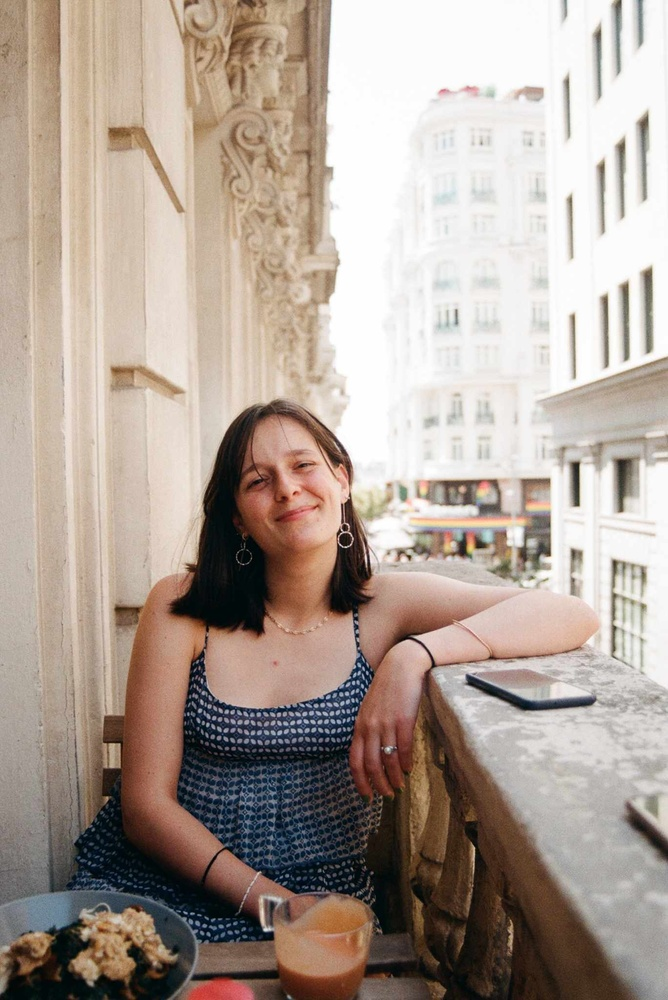
//> input picture images/jeanne.jpg, 668 x 1000 px, shrunk from 1368 x 2048 before the run
$ ./blackToWhite   (built with g++ and OpenCV 4)
//> lines starting //> are read from the running program, lines starting //| are printed output that depends on the picture
#include <iostream>
#include <fstream>
#include <nlohmann/json.hpp>
#include <opencv2/opencv.hpp>
#include <thread>
#include <chrono>
using json = nlohmann::json;
using namespace std;
using namespace cv;
using namespace chrono;

int main() {

    Mat bigImg = imread("/home/paviudes/dev/mosaicgiphycpp/images/jeanne.jpg");
//> bigImg is the input picture: 1000 rows x 668 cols, CV_8UC3; mean B, G, R 150.4, 160.3, 174.1
    cvtColor(bigImg, bigImg, COLOR_BGR2GRAY);
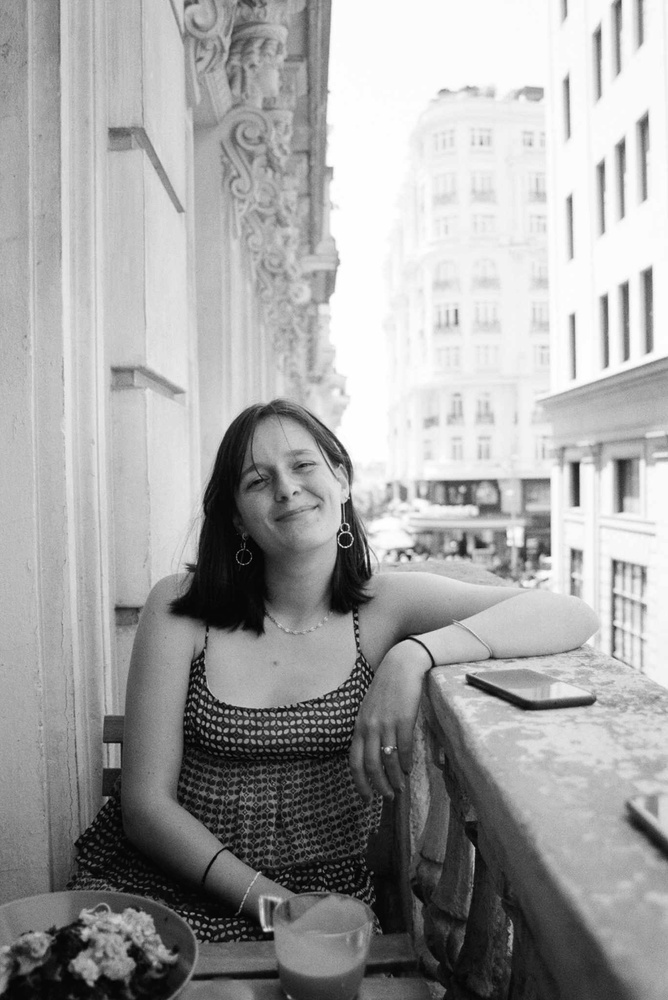
//> bigImg: 1000 rows x 668 cols, CV_8UC1; min 0, max 255, mean 163.3

    // replace all values in black
    uchar &value = bigImg.at<uchar>(0);
//> value = 151
    value = 0;
    cout << "value : " << (int)value << endl;


    for (int i = 0; i < bigImg.size().height; i++)
    {
        for (int j = 0; j < bigImg.size().width; j++)
        {
            // replace pixels
            uchar &value = bigImg.at<uchar>(i, j);
            value = 0;

        }

    }
//> bigImg: 1000 rows x 668 cols, CV_8UC1; every value is 0
//> after the loop, value = 0
    imwrite("./outputblackToWhite.jpg", bigImg);
    return 0;

}

$ run again, with images/moicassou.jpg copied over images/jeanne.jpg
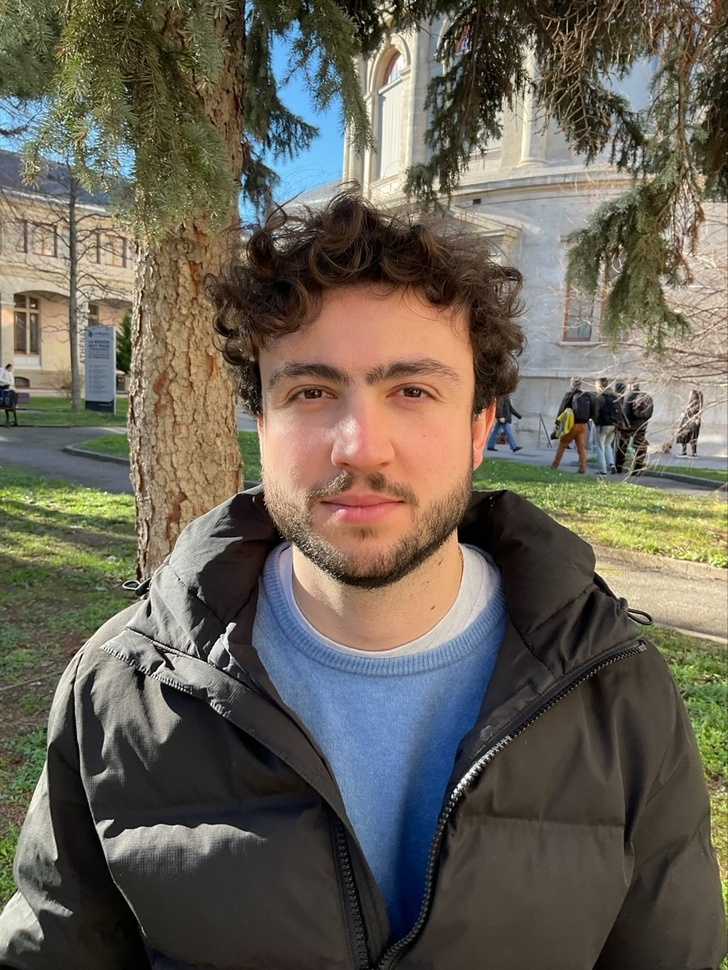
//> input picture images/moicassou.jpg, 728 x 970 px, shrunk from 1024 x 1365 before the run
//> bigImg is the input picture: 970 rows x 728 cols, CV_8UC3; mean B, G, R 87.4, 99.4, 105.6
//> `cvtColor(bigImg, bigImg, COLOR_BGR2GRAY);`:
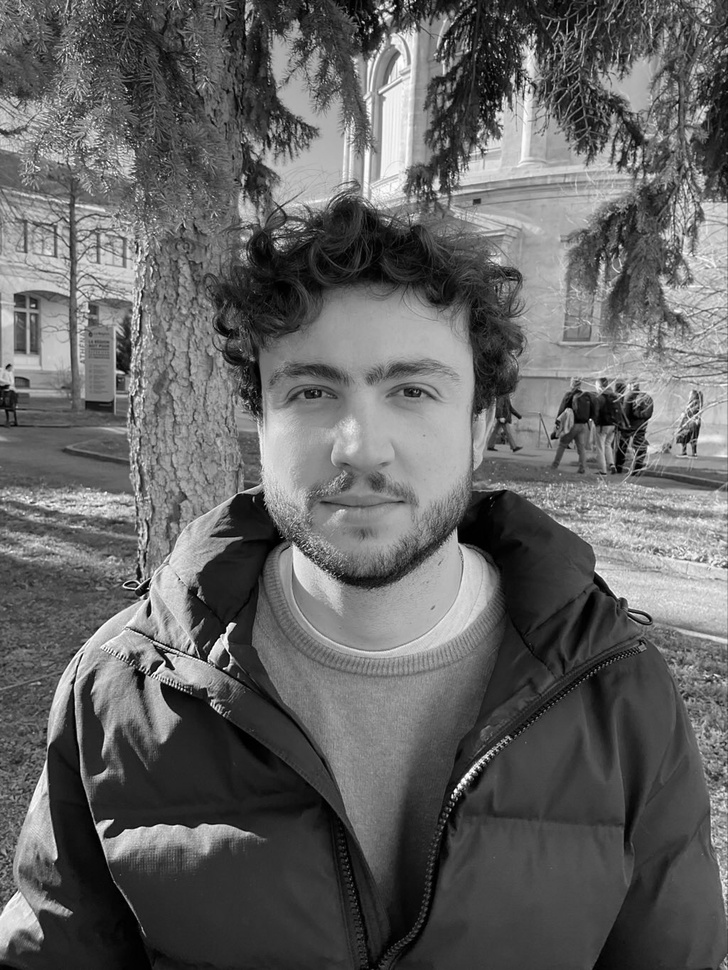
//> bigImg: 970 rows x 728 cols, CV_8UC1; min 0, max 255, mean 99.9
//> `uchar &value = bigImg.at<uchar>(0);`: value = 134
//> after the loop `for (int i = 0; i < bigImg.size().height; i++)`: value = 0

$ run again, with images/sophia.jpg copied over images/jeanne.jpg
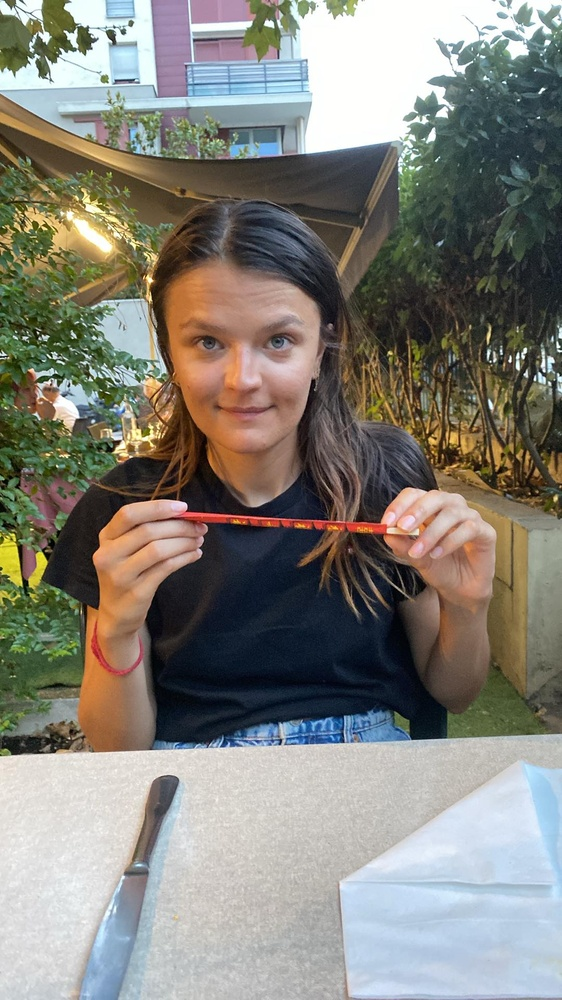
//> input picture images/sophia.jpg, 562 x 1000 px, shrunk from 1080 x 1920 before the run
//> bigImg is the input picture: 1000 rows x 562 cols, CV_8UC3; mean B, G, R 121.5, 129.6, 131.9
//> `cvtColor(bigImg, bigImg, COLOR_BGR2GRAY);`:
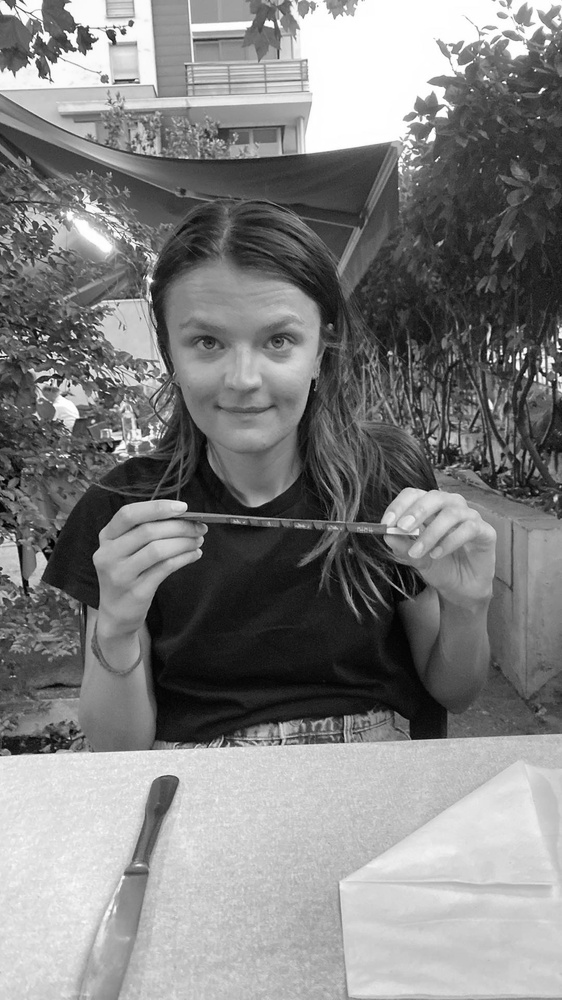
//> bigImg: 1000 rows x 562 cols, CV_8UC1; min 0, max 255, mean 129.4
//> `uchar &value = bigImg.at<uchar>(0);`: value = 222
//> after the loop `for (int i = 0; i < bigImg.size().height; i++)`: value = 0
